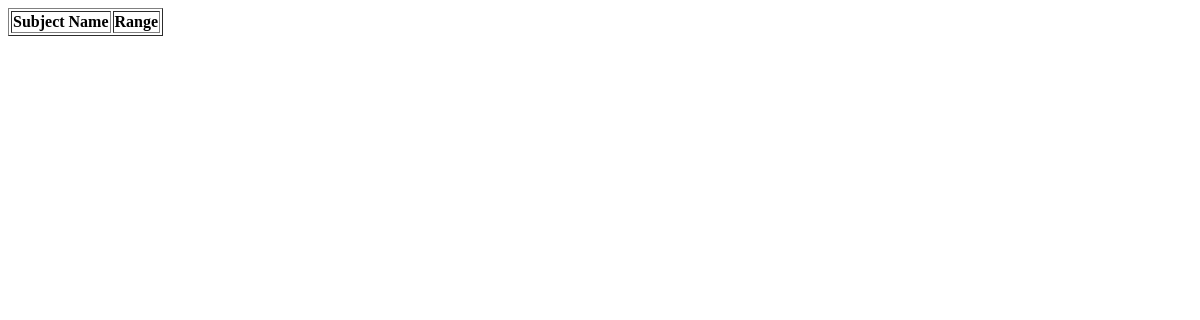
The app's page /subjects/, older data.
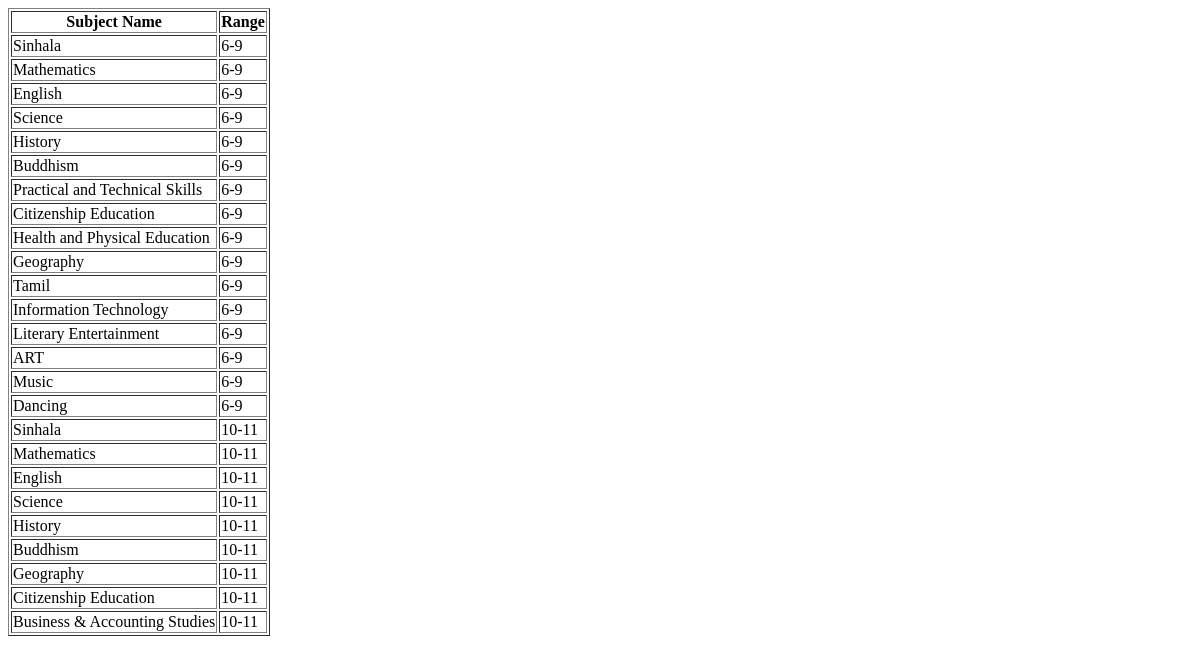
The same page, newer data.
### EDUInfoHandler/models.py (models this page shows, shortened)
class SubjectInfo(models.Model):
    subject = models.CharField(max_length=50)  # English
    range = models.CharField(max_length=10) # 6-9 10-11 12-13 other for buckets
    bucket = models.BooleanField()
    vis = models.BooleanField(default=True)
    bucket_subjects = models.CharField(max_length=100)

### EDUInfoHandler/views.py (the view)
# urls.py: path('subjects/', SubjectsView.as_view(), name="SubjectsView"),
class SubjectsView(View):
    def get(self, request):
        log_file('Rendering current subjects')
        current_subjects = SubjectInfo.objects.filter(bucket=False).order_by('range').reverse
        return render(request, template_name="subjects_view.html", context={
            'current_subjects': current_subjects
        })

### manage.py (called while the page is built)
def log_file(string):
    if settings.DEBUG:
        with open('log.txt', 'a') as f:
            f.write(f'[{datetime.now().strftime("%d/%m/%Y %H:%M:%S")}] {string} \n')

### EDUInfoHandler/templates/subjects_view.html (shortened to what this page needs)
<!DOCTYPE html>
<html lang="en">
<head>
</head>
<body>
    <table border="1">
        <th>Subject Name</th><th>Range</th>
        {% for subject_info in current_subjects %}
        <tr>
            <td>{{subject_info.subject}}</td><td>{{subject_info.range}}</td>
        </tr>
        {% endfor %}
    </table>
</body>
</html>

Row changes from the older to the newer data that the page shows:
added SubjectInfo: subject "Sinhala", range "6-9"
added SubjectInfo: subject "Mathematics", range "6-9"
added SubjectInfo: subject "English", range "6-9"
added SubjectInfo: subject "Science", range "6-9"
added SubjectInfo: subject "History", range "6-9"
added SubjectInfo: subject "Buddhism", range "6-9"
added SubjectInfo: subject "Practical and Technical Skills", range "6-9"
added SubjectInfo: subject "Citizenship Education", range "6-9"
added SubjectInfo: subject "Health and Physical Education", range "6-9"
added SubjectInfo: subject "Geography", range "6-9"
added SubjectInfo: subject "Tamil", range "6-9"
added SubjectInfo: subject "Information Technology", range "6-9"
added SubjectInfo: subject "Literary Entertainment", range "6-9"
added SubjectInfo: subject "ART", range "6-9"
added SubjectInfo: subject "Music", range "6-9"
added SubjectInfo: subject "Dancing", range "6-9"
added SubjectInfo: subject "Sinhala", range "10-11"
added SubjectInfo: subject "Mathematics", range "10-11"
added SubjectInfo: subject "English", range "10-11"
added SubjectInfo: subject "Science", range "10-11"
added SubjectInfo: subject "History", range "10-11"
added SubjectInfo: subject "Buddhism", range "10-11"
added SubjectInfo: subject "Geography", range "10-11"
added SubjectInfo: subject "Citizenship Education", range "10-11"
added SubjectInfo: subject "Business & Accounting Studies", range "10-11"
